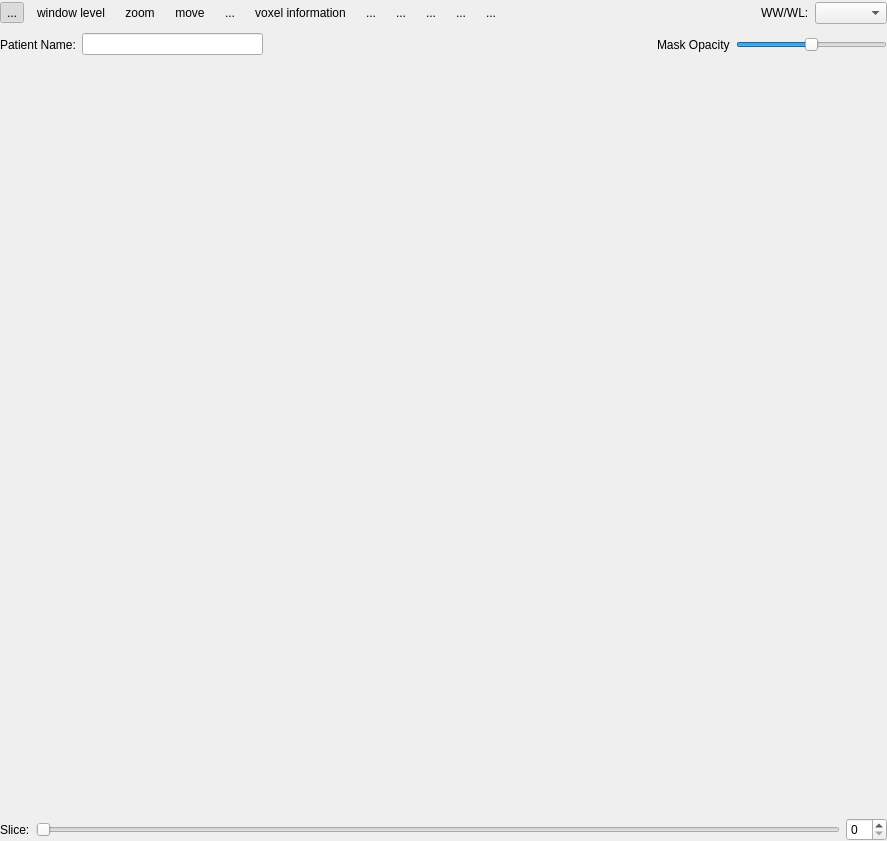
  <widget class="QWidget" name="layoutWidget" >
   <property name="geometry" >
    <rect>
     <x>352</x>
     <y>20</y>
     <width>887</width>
     <height>841</height>
    </rect>
   </property>
   <layout class="QVBoxLayout" >
    <property name="margin" >
     <number>0</number>
    </property>
    <property name="spacing" >
     <number>6</number>
    </property>
    <item>
     <layout class="QVBoxLayout" >
      <property name="margin" >
       <number>0</number>
      </property>
      <property name="spacing" >
       <number>6</number>
      </property>
      <item>
       <layout class="QHBoxLayout" >
        <property name="margin" >
         <number>0</number>
        </property>
        <property name="spacing" >
         <number>6</number>
        </property>
        <item>
         <widget class="QToolButton" name="m_slicingToolButton" >
          <property name="text" >
           <string>...</string>
          </property>
          <property name="icon" >
           <iconset/>
          </property>
          <property name="iconSize" >
           <size>
            <width>32</width>
            <height>32</height>
           </size>
          </property>
          <property name="checkable" >
           <bool>true</bool>
          </property>
          <property name="checked" >
           <bool>true</bool>
          </property>
          <property name="autoRaise" >
           <bool>true</bool>
          </property>
         </widget>
        </item>
        <item>
         <widget class="QToolButton" name="m_windowLevelToolButton" >
          <property name="text" >
           <string>window level</string>
          </property>
          <property name="icon" >
           <iconset/>
          </property>
          <property name="iconSize" >
           <size>
            <width>32</width>
            <height>32</height>
           </size>
          </property>
          <property name="checkable" >
           <bool>true</bool>
          </property>
          <property name="autoRaise" >
           <bool>true</bool>
          </property>
         </widget>
        </item>
        <item>
         <widget class="QToolButton" name="m_zoomToolButton" >
          <property name="text" >
           <string>zoom</string>
          </property>
          <property name="icon" >
           <iconset/>
          </property>
          <property name="iconSize" >
           <size>
            <width>32</width>
            <height>32</height>
           </size>
          </property>
          <property name="checkable" >
           <bool>true</bool>
          </property>
          <property name="autoRaise" >
           <bool>true</bool>
          </property>
         </widget>
        </item>
        <item>
         <widget class="QToolButton" name="m_moveToolButton" >
          <property name="text" >
           <string>move</string>
          </property>
          <property name="icon" >
           <iconset/>
          </property>
          <property name="iconSize" >
           <size>
            <width>32</width>
            <height>32</height>
           </size>
          </property>
          <property name="checkable" >
           <bool>true</bool>
          </property>
          <property name="autoRaise" >
           <bool>true</bool>
          </property>
         </widget>
        </item>
        <item>
         <widget class="QToolButton" name="m_rotateClockWiseToolButton" >
          <property name="text" >
           <string>...</string>
          </property>
          <property name="icon" >
           <iconset/>
          </property>
          <property name="iconSize" >
           <size>
            <width>32</width>
            <height>32</height>
           </size>
          </property>
          <property name="autoRaise" >
           <bool>true</bool>
          </property>
         </widget>
        </item>
        <item>
         <widget class="QToolButton" name="m_voxelInformationToolButton" >
          <property name="layoutDirection" >
           <enum>Qt::LeftToRight</enum>
          </property>
          <property name="text" >
           <string>voxel information</string>
          </property>
          <property name="icon" >
           <iconset/>
          </property>
          <property name="iconSize" >
           <size>
            <width>32</width>
            <height>32</height>
           </size>
          </property>
          <property name="checkable" >
           <bool>true</bool>
          </property>
          <property name="autoRaise" >
           <bool>true</bool>
          </property>
         </widget>
        </item>
        <item>
         <widget class="QToolButton" name="m_seedToolButton" >
          <property name="text" >
           <string>...</string>
          </property>
          <property name="icon" >
           <iconset/>
          </property>
          <property name="iconSize" >
           <size>
            <width>32</width>
            <height>32</height>
           </size>
          </property>
          <property name="checkable" >
           <bool>true</bool>
          </property>
          <property name="autoRaise" >
           <bool>true</bool>
          </property>
         </widget>
        </item>
        <item>
         <widget class="QToolButton" name="m_axialViewToolButton" >
          <property name="text" >
           <string>...</string>
          </property>
          <property name="icon" >
           <iconset/>
          </property>
          <property name="iconSize" >
           <size>
            <width>32</width>
            <height>32</height>
           </size>
          </property>
          <property name="autoRaise" >
           <bool>true</bool>
          </property>
         </widget>
        </item>
        <item>
         <widget class="QToolButton" name="m_sagitalViewToolButton" >
          <property name="text" >
           <string>...</string>
          </property>
          <property name="icon" >
           <iconset/>
          </property>
          <property name="iconSize" >
           <size>
            <width>32</width>
            <height>32</height>
           </size>
          </property>
          <property name="autoRaise" >
           <bool>true</bool>
          </property>
         </widget>
        </item>
        <item>
         <widget class="QToolButton" name="m_coronalViewToolButton" >
          <property name="text" >
           <string>...</string>
          </property>
          <property name="icon" >
           <iconset/>
          </property>
          <property name="iconSize" >
           <size>
            <width>32</width>
            <height>32</height>
           </size>
          </property>
          <property name="autoRaise" >
           <bool>true</bool>
          </property>
         </widget>
        </item>
        <item>
         <widget class="QToolButton" name="m_contournToolButton" >
          <property name="text" >
           <string>...</string>
          </property>
          <property name="icon" >
           <iconset/>
          </property>
          <property name="iconSize" >
           <size>
            <width>32</width>
            <height>32</height>
           </size>
          </property>
          <property name="checkable" >
           <bool>true</bool>
          </property>
          <property name="autoRaise" >
           <bool>true</bool>
          </property>
         </widget>
        </item>
        <item>
         <spacer>
          <property name="orientation" >
           <enum>Qt::Horizontal</enum>
          </property>
          <property name="sizeHint" >
           <size>
            <width>131</width>
            <height>26</height>
           </size>
          </property>
         </spacer>
        </item>
        <item>
         <widget class="QLabel" name="label" >
          <property name="text" >
           <string>WW/WL:</string>
          </property>
         </widget>
        </item>
        <item>
         <widget class="udg::QWindowLevelComboBox" name="m_windowLevelComboBox" />
        </item>
       </layout>
      </item>
      <item>
       <layout class="QHBoxLayout" >
        <property name="margin" >
         <number>0</number>
        </property>
        <property name="spacing" >
         <number>6</number>
        </property>
        <item>
         <widget class="QLabel" name="label_8" >
          <property name="text" >
           <string>Patient Name:</string>
          </property>
         </widget>
        </item>
        <item>
         <widget class="QLineEdit" name="m_patientNameLineEdit" >
          <property name="minimumSize" >
           <size>
            <width>181</width>
            <height>0</height>
           </size>
          </property>
          <property name="maximumSize" >
           <size>
            <width>181</width>
            <height>16777215</height>
           </size>
          </property>
         </widget>
        </item>
        <item>
         <spacer>
          <property name="orientation" >
           <enum>Qt::Horizontal</enum>
          </property>
          <property name="sizeHint" >
           <size>
            <width>361</width>
            <height>25</height>
           </size>
          </property>
         </spacer>
        </item>
        <item>
         <widget class="QLabel" name="label_7" >
          <property name="text" >
           <string>Mask Opacity</string>
          </property>
         </widget>
        </item>
        <item>
         <widget class="QSlider" name="m_opacity" >
          <property name="minimumSize" >
           <size>
            <width>151</width>
            <height>0</height>
           </size>
          </property>
          <property name="maximumSize" >
           <size>
            <width>151</width>
            <height>16777215</height>
           </size>
          </property>
          <property name="maximum" >
           <number>100</number>
          </property>
          <property name="value" >
           <number>50</number>
          </property>
          <property name="sliderPosition" >
           <number>50</number>
          </property>
          <property name="orientation" >
           <enum>Qt::Horizontal</enum>
          </property>
         </widget>
        </item>
       </layout>
      </item>
     </layout>
    </item>
    <item>
     <layout class="QVBoxLayout" >
      <property name="margin" >
       <number>0</number>
      </property>
      <property name="spacing" >
       <number>6</number>
      </property>
      <item>
       <widget class="udg::Q2DViewer" native="1" name="m_2DView" >
        <property name="sizePolicy" >
         <sizepolicy>
          <hsizetype>7</hsizetype>
          <vsizetype>7</vsizetype>
          <horstretch>0</horstretch>
          <verstretch>0</verstretch>
         </sizepolicy>
        </property>
        <property name="maximumSize" >
         <size>
          <width>100000</width>
          <height>100000</height>
         </size>
        </property>
       </widget>
      </item>
      <item>
       <layout class="QHBoxLayout" >
        <property name="margin" >
         <number>0</number>
        </property>
        <property name="spacing" >
         <number>6</number>
        </property>
        <item>
         <widget class="QLabel" name="m_sliceLabel" >
          <property name="text" >
           <string>Slice:</string>
          </property>
         </widget>
        </item>
        <item>
         <widget class="QSlider" name="m_sliceViewSlider" >
          <property name="singleStep" >
           <number>2</number>
          </property>
          <property name="orientation" >
           <enum>Qt::Horizontal</enum>
          </property>
         </widget>
        </item>
        <item>
         <widget class="QSpinBox" name="m_sliceSpinBox" >
          <property name="singleStep" >
           <number>2</number>
          </property>
         </widget>
        </item>
       </layout>
      </item>
     </layout>
    </item>
   </layout>
  </widget>
